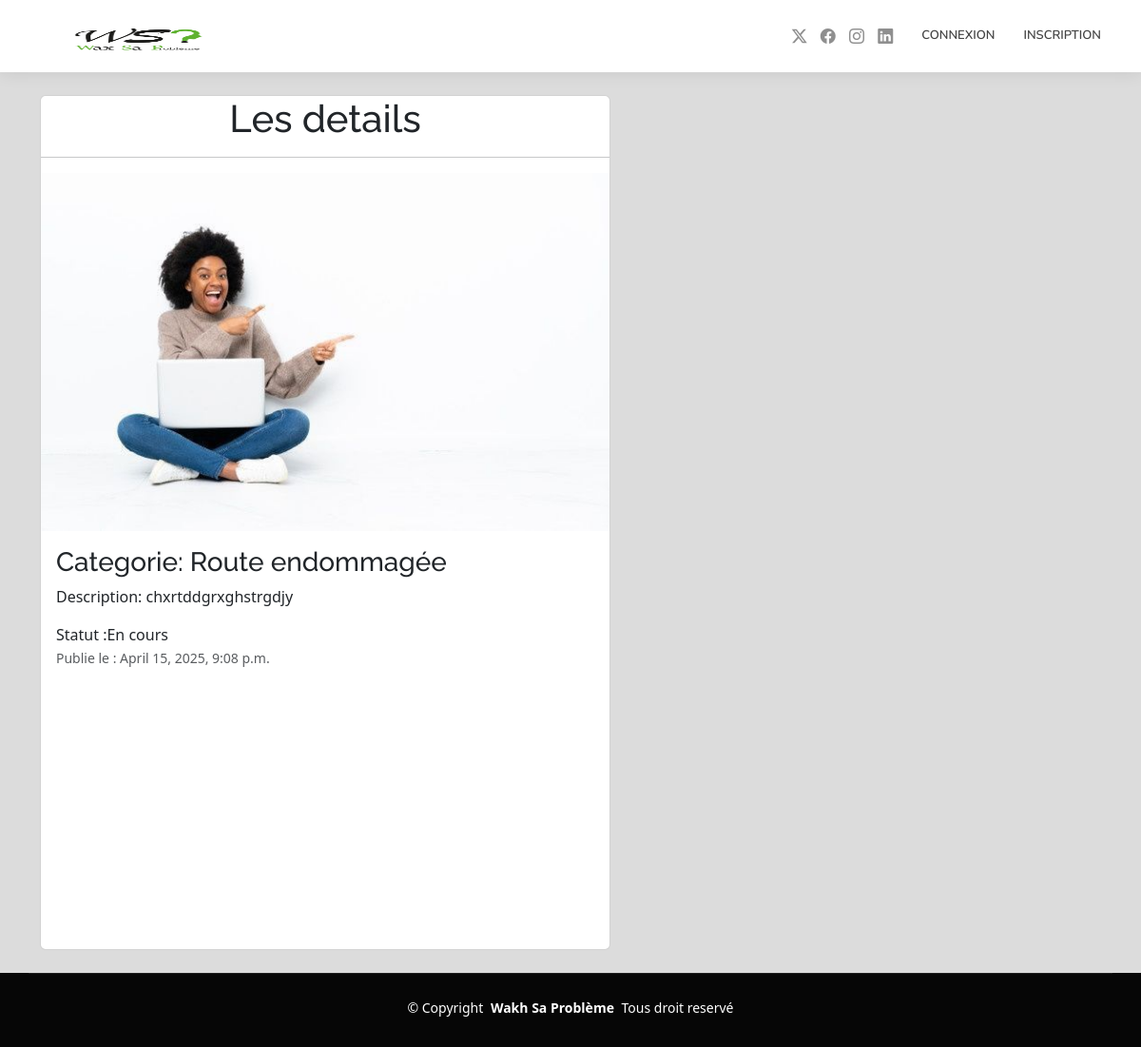
/details/4, run on the app's committed database.
### plainte/models.py (models this page shows, shortened)
class Plainte(models.Model):
    STATUT = [('En attente', 'En attente'),('En cours', 'En cours'),('Résolue', 'Résolue')]
    CATEGORIES = [('Route endommagée', 'Route endommagée'),('Coupure d\'eau', 'Coupure d\'eau'),('Problème d\'électricité', 'Problème d\'électricité'),('autre', 'Autre')]
    LOCALITER=[('Dakar','Dakar'),('Thies','Thies'),('Mbour','Mbour'),('Saint-louis','Saint-louis'),('Sedhiou','Sedhiou'),('Tambacounda','Tambacounda'),('Louga','Louga')]
    citoyen = models.ForeignKey(User, on_delete=models.CASCADE)
    categorie = models.CharField(max_length=50, choices=CATEGORIES, null=True)
    Localiter= models.CharField(max_length=40, choices=LOCALITER, null=False)
    image=models.ImageField(upload_to='media/', blank=True, null=True)
    description = models.TextField()
    statut = models.CharField(max_length=20, choices=STATUT, default='En attente')
    date_creation = models.DateTimeField(auto_now_add=True)

### plainte/views.py (the view)
# urls.py: path("details/<int:id>", details, name='details'),
def details(request, id):
    plaintes = Plainte.objects.get(id=id)
    return render(request, 'details.html', {'plaintes': plaintes})

### plainte/templates/details.html (shortened to what this page needs)
{% extends 'base.html' %}
{% block content %}
<!DOCTYPE html>
<html lang="en">
<head>
    <link href="https://cdn.jsdelivr.net/npm/bootstrap@5.3.3/dist/css/bootstrap.min.css" rel="stylesheet">
</head>
<body>
    <div class="card mb-30 " style="width: 600px; height: 900px;">
        <div class="text-center">
            <h1>Les details </h1>
            <hr>
        </div>
        {% if plaintes.image %}
            <img src="{{ plaintes.image.url }}" alt="Image de la plainte" style="max-width: 100%;">
        {% else %}
            <p>Aucune image disponible</p>
        {% endif %}
        <div class="card-body">
          <h3 class="card-title">Categorie: {{ plaintes.categorie }}</h3>
          <p class="card-text">Description: {{ plaintes.description }}</p>
          <span class="card-text">Statut :{{ plaintes.statut }}</span>
          <p class="card-text"><small class="text-body-secondary">Publie le : {{ plaintes.date_creation }}</small></p>
        </div>
    </div>
</body>
</html>
{% endblock %}

### static/css/main.css (style rules this page uses)
:root { --default-font: "Roboto", system-ui, -apple-system, "Segoe UI", Roboto, "Helvetica Neue", Arial, "Noto Sans", "Liberation Sans", sans-serif, "Apple Color Emoji", "Segoe UI Emoji", "Segoe UI Symbol", "Noto Color Emoji"; --heading-font: "Raleway", sans-serif; --nav-font: "Nunito", sans-serif; }
:root { --background-color: #ffffff; --default-color: #444444; --heading-color: #111111; --accent-color: #1bbd36; --surface-color: #ffffff; --contrast-color: #ffffff; }
:root { --nav-color: #444444; --nav-hover-color: #1bbd36; --nav-mobile-background-color: #ffffff; --nav-dropdown-background-color: #ffffff; --nav-dropdown-color: #444444; --nav-dropdown-hover-color: #1bbd36; }
:root { scroll-behavior: smooth; }
body { color: var(--default-color); background-color: var(--background-color); font-family: var(--default-font); }
h1, h2, h3, h4, h5, h6 { color: var(--heading-color); font-family: var(--heading-font); }

### plainte/templates/details.html (style rules this page uses)
body { background-color:gainsboro; }

### data on the page
Plainte: image (picture), categorie "Route endommagée", description "chxrtddgrxghstrgdjy", statut "En cours", date_creation "April 15, 2025, 9:08 p.m."
